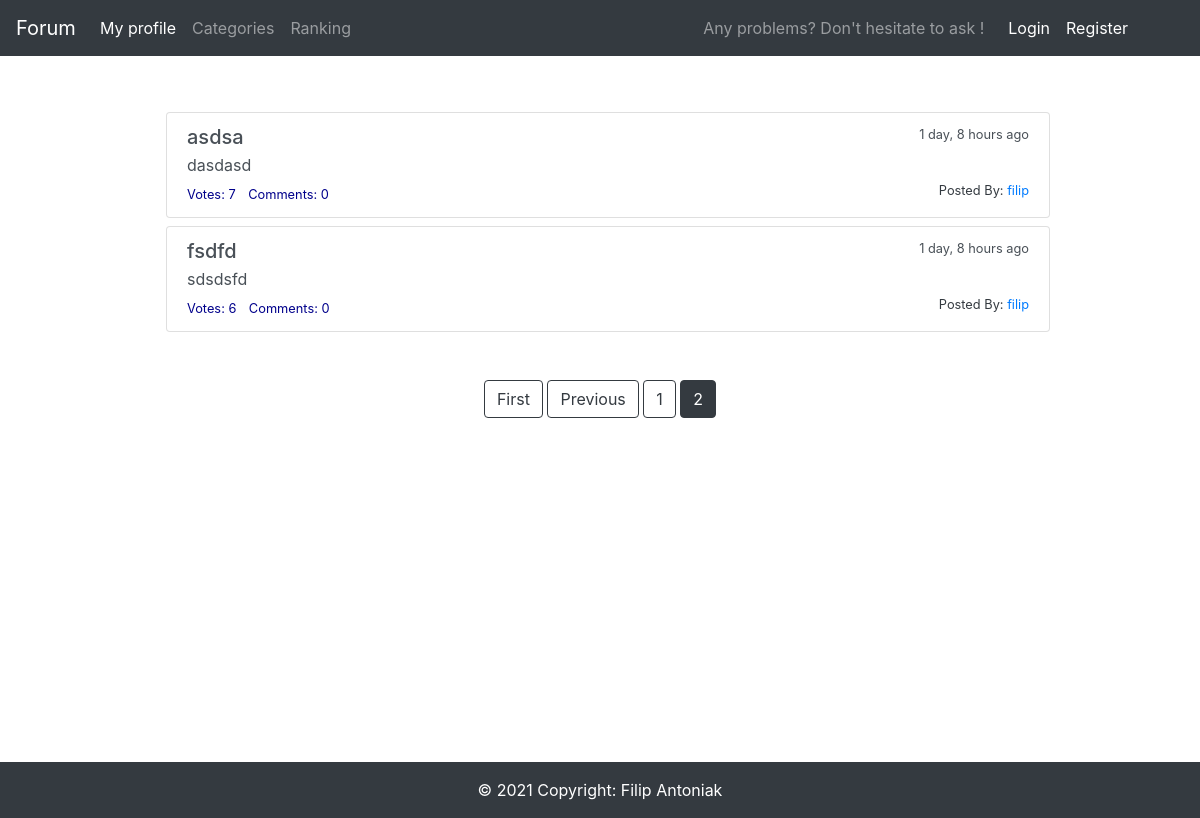
Screenshot of /?page=2 with the database file from the repository.
### main/models.py (models this page shows, shortened)
class Question(models.Model):
    question_text = models.CharField(max_length=100)
    question_subtext = models.TextField(max_length=500)
    pub_date = models.DateTimeField('date published')
    user = models.ForeignKey(User, on_delete=models.CASCADE, default=User.objects.get(pk=1).pk)
    votes = models.IntegerField(default=0)
    def get_date(self):
        return humanize.naturaltime(self.pub_date)

### main/views.py (the view)
# urls.py: path('', views.IndexView.as_view(), name='index'),
class IndexView(generic.ListView):
    template_name = 'main/index.html'
    context_object_name = 'latest_question_list'
    paginate_by = 8
    def get_queryset(self):
        return Question.objects.filter(
            pub_date__lte=timezone.now()
        ).order_by('-pub_date')[:10]

### main/templates/main/index.html (shortened to what this page needs)
{% extends 'main/base.html' %}
{% block content %}
{% if latest_question_list %}
    {% for question in latest_question_list %}
        <div id="question" class="list-group ml-3 mb-2">
            <span class="list-group-item-action flex-column align-items-start">
            <a class="list-group-item list-group-item-action" href="{% url 'main:detail' question.id %}">
            <div class="d-flex w-100 justify-content-between">
              <h5  class="mb-1">{{ question.question_text }}</h5>
              <small>{{ question.get_date }}</small>
            </div>
            <p class="mb-1">{{ question.question_subtext }}</p>
            <small class="votes">Votes:  {{ question.votes }}</small>
            <small class="p-1"></small>
            <small class="votes">Comments:  {{ question.comment_set.all.count }}</small>
            <object>
                <a href="/profile/{{ question.user.username }}">
                    <small class="text-dark float-right">Posted By: <span class="text-primary">{{ question.user.username }}</span></small>
                </a>
            </object>
            </a>
        </span>
        </div>
    {% endfor %}
{% else %}
    <p>Something went wrong</p>
{% endif %}
<div class="text-center w-100 mx-auto mb-3 ">
    {% if is_paginated %}
        {% if page_obj.has_previous %}
            <a class="btn btn-outline-dark mb-4" href="?page=1">First</a>
            <a class="btn btn-outline-dark mb-4" href="?page={{ page_obj.previous_page_number }}">Previous</a>
        {% endif %}
        {% for num in page_obj.paginator.page_range %}
            {% if page_obj.number == num %}
                <a class="btn btn-dark mb-4" href="?page={{ num }}">{{ num }}</a>
            {% elif num > page_obj.number|add:'-3' and num < page_obj.number|add:'3' %}
                <a class="btn btn-outline-dark mb-4" href="?page={{ num }}">{{ num }}</a>
            {% endif %}
        {% endfor %}
    {% endif %}
</div>
    {% block footer-class %} position-absolute w-100 {% endblock %}
{% endblock %}

### main/static/main/style.css (style rules this page uses)
.votes { color: darkblue; }

### rows the page displays
Question: question_text "asdsa", get_date "1 day, 8 hours ago", question_subtext "dasdasd", votes "7", comment_set.all.count "0", user.username "filip"
Question: question_text "fsdfd", get_date "1 day, 8 hours ago", question_subtext "sdsdsfd", votes "6", comment_set.all.count "0", user.username "filip"

### other values shown
{{ num }} "1"
{{ num }} "2"
